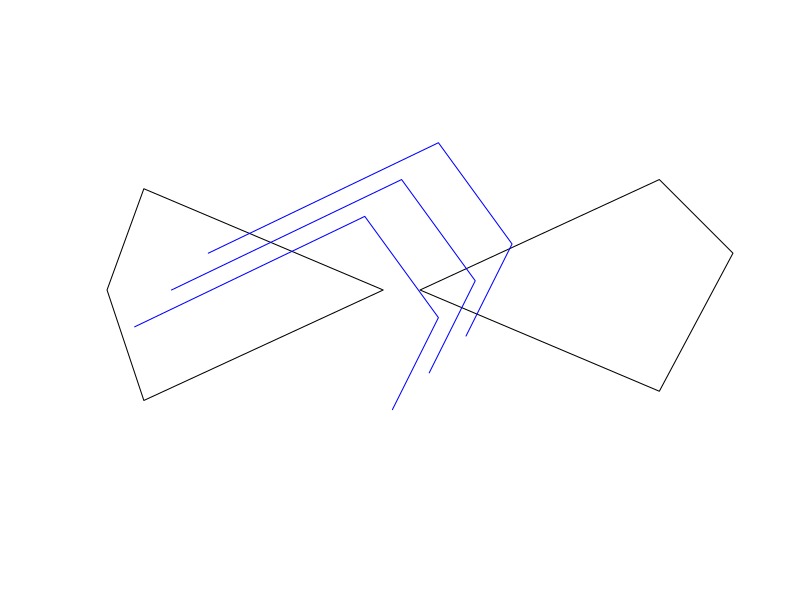
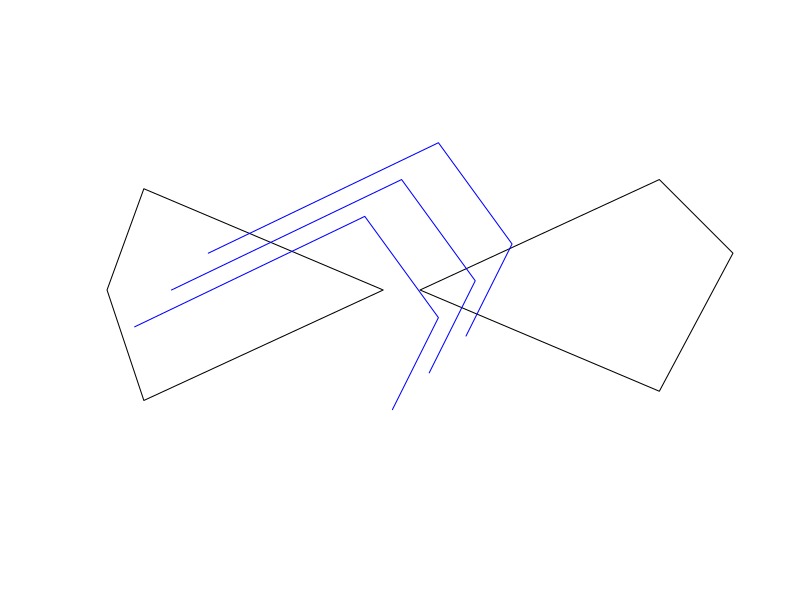
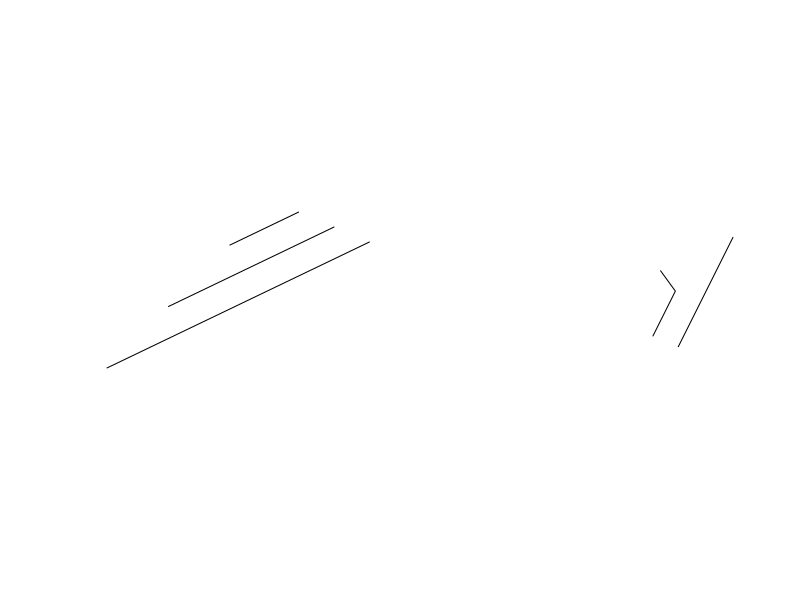

Recreate these plots in R, in order.
## ---- chunk 1
rm(list = ls())

library(raster)
library(sp)
cds <- rbind(c(-125,0), c(0,60), c(40,5), c(15,-45))
lines <- spLines(cds, cds-20, cds+20, attr=data.frame(Lid=1:3))

p1 <- rbind(c(180,20), c(140,-55), c(10, 0), c(140,60), c(180,20))
p2 <- rbind(c(-10,0), c(-140,-60), c(-160,0), c(-140,55), c(-10,0))
pols <- spPolygons(p1, p2, attr=data.frame(Pid=1:2))

plot(pols)
lines(lines, col='blue')
## ---- chunk 2

## Example 1. Use raster::intersection

library(raster)
library(sp)
cds <- rbind(c(-125,0), c(0,60), c(40,5), c(15,-45))
lines <- spLines(cds, cds-20, cds+20, attr=data.frame(Lid=1:3))

p1 <- rbind(c(180,20), c(140,-55), c(10, 0), c(140,60), c(180,20))
p2 <- rbind(c(-10,0), c(-140,-60), c(-160,0), c(-140,55), c(-10,0))
pols <- spPolygons(p1, p2, attr=data.frame(Pid=1:2))

plot(pols)
lines(lines, col='blue')

x <- raster::intersect(lines, pols)
plot(x) # just show the lines contained in each polygon

p <- lapply(1:length(pols), function(i) x[x$Pid == i, ])

sp::SpatialLinesLengths(p[[2]])

lapply(p, function(x) sum(SpatialLinesLengths(x)))

## ---- chunk 3

# Example 2. Use of sf::intersection
library(sf)
str(lines)
lines <- sf::st_as_sf(lines)
pols <- sf::st_as_sf(pols)

x_sf <- sf::st_intersection(lines, pols)

p_sf <- lapply(1:length(pols), function(i) x_sf[x_sf$Pid == i, ])

lapply(p_sf, function(x) sum(st_length(x)))

## test if raster::intersection is equal to sf::st_intersection

if (identical(round(sum(unlist(lapply(p, function(x) sum(SpatialLinesLengths(x)))))), round(sum(unlist(lapply(p_sf, function(x) sum(st_length(x)))))))) {
  print("Yay! Results are the same")
} else {
  print("Oh no, raster::intersection and sf::st_intersection gave different results")
}
